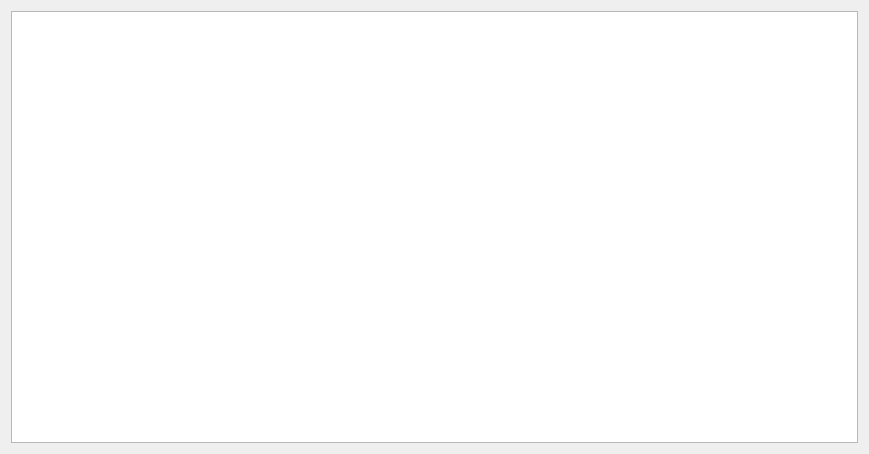
<?xml version="1.0" encoding="UTF-8"?>
<ui version="4.0">
 <class>Table</class>
 <widget class="QWidget" name="Table">
  <property name="geometry">
   <rect>
    <x>0</x>
    <y>0</y>
    <width>869</width>
    <height>454</height>
   </rect>
  </property>
  <property name="windowTitle">
   <string>Form</string>
  </property>
  <layout class="QVBoxLayout" name="verticalLayout_2">
   <item>
    <layout class="QVBoxLayout" name="verticalLayout">
     <item>
      <widget class="QTableView" name="tableView"/>
     </item>
    </layout>
   </item>
  </layout>
 </widget>
 <resources/>
 <connections/>
</ui>
